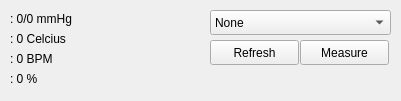
<?xml version="1.0" encoding="UTF-8"?>
<ui version="4.0">
 <class>Form</class>
 <widget class="QWidget" name="Form">
  <property name="geometry">
   <rect>
    <x>0</x>
    <y>0</y>
    <width>401</width>
    <height>101</height>
   </rect>
  </property>
  <property name="windowTitle">
   <string>Form</string>
  </property>
  <widget class="QLabel" name="lbl_tensi">
   <property name="geometry">
    <rect>
     <x>10</x>
     <y>10</y>
     <width>121</width>
     <height>17</height>
    </rect>
   </property>
   <property name="text">
    <string>: 0/0 mmHg</string>
   </property>
  </widget>
  <widget class="QLabel" name="lbl_suhu">
   <property name="geometry">
    <rect>
     <x>10</x>
     <y>30</y>
     <width>121</width>
     <height>17</height>
    </rect>
   </property>
   <property name="text">
    <string>: 0 Celcius</string>
   </property>
  </widget>
  <widget class="QLabel" name="lbl_bpm">
   <property name="geometry">
    <rect>
     <x>10</x>
     <y>50</y>
     <width>121</width>
     <height>17</height>
    </rect>
   </property>
   <property name="text">
    <string>: 0 BPM</string>
   </property>
  </widget>
  <widget class="QLabel" name="lbl_spo2">
   <property name="geometry">
    <rect>
     <x>10</x>
     <y>70</y>
     <width>121</width>
     <height>17</height>
    </rect>
   </property>
   <property name="text">
    <string>: 0 %</string>
   </property>
  </widget>
  <widget class="QPushButton" name="btn_measure">
   <property name="geometry">
    <rect>
     <x>300</x>
     <y>40</y>
     <width>89</width>
     <height>25</height>
    </rect>
   </property>
   <property name="text">
    <string>Measure</string>
   </property>
  </widget>
  <widget class="QPushButton" name="btn_refresh">
   <property name="geometry">
    <rect>
     <x>210</x>
     <y>40</y>
     <width>89</width>
     <height>25</height>
    </rect>
   </property>
   <property name="text">
    <string>Refresh</string>
   </property>
  </widget>
  <widget class="QComboBox" name="cb_serial">
   <property name="geometry">
    <rect>
     <x>210</x>
     <y>10</y>
     <width>181</width>
     <height>25</height>
    </rect>
   </property>
   <item>
    <property name="text">
     <string>None</string>
    </property>
   </item>
  </widget>
 </widget>
 <resources/>
 <connections/>
</ui>
